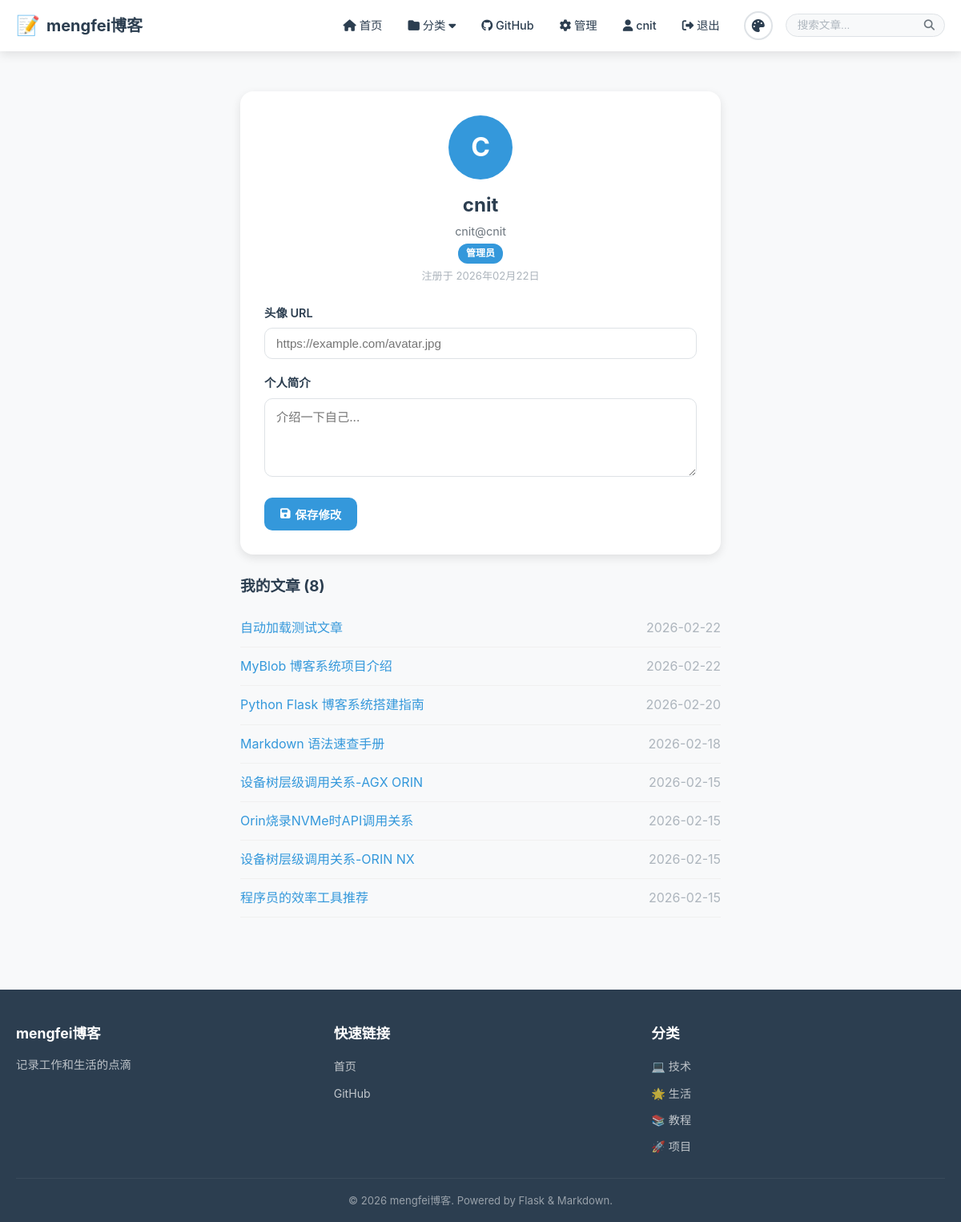
Screenshot of /profile (signed in) with the database file from the repository.
### models/__init__.py (models this page shows, shortened)
class User(UserMixin, db.Model):
    __tablename__ = 'users'
    id = db.Column(db.Integer, primary_key=True)
    username = db.Column(db.String(80), unique=True, nullable=False, index=True)
    email = db.Column(db.String(120), unique=True, nullable=False, index=True)
    password_hash = db.Column(db.String(256), nullable=False)
    avatar = db.Column(db.String(256), default='')
    bio = db.Column(db.Text, default='')
    is_admin = db.Column(db.Boolean, default=False)
    theme = db.Column(db.String(20), default='light')
    created_at = db.Column(db.DateTime, default=datetime.utcnow)
    posts = db.relationship('Post', backref='author', lazy='dynamic')

class Post(db.Model):
    __tablename__ = 'posts'
    id = db.Column(db.Integer, primary_key=True)
    title = db.Column(db.String(200), nullable=False)
    slug = db.Column(db.String(200), unique=True, nullable=False)
    content = db.Column(db.Text, nullable=False)
    summary = db.Column(db.Text, default='')
    cover_image = db.Column(db.String(256), default='')
    is_published = db.Column(db.Boolean, default=True)
    is_from_file = db.Column(db.Boolean, default=False)
    file_path = db.Column(db.String(500), default='')
    view_count = db.Column(db.Integer, default=0)
    created_at = db.Column(db.DateTime, default=datetime.utcnow, index=True)
    updated_at = db.Column(db.DateTime, default=datetime.utcnow, onupdate=datetime.utcnow)
    author_id = db.Column(db.Integer, db.ForeignKey('users.id'))
    categories = db.relationship('Category', secondary=post_categories,
                                  backref=db.backref('posts', lazy='dynamic'))

class Category(db.Model):
    __tablename__ = 'categories'
    id = db.Column(db.Integer, primary_key=True)
    name = db.Column(db.String(50), unique=True, nullable=False)
    slug = db.Column(db.String(50), unique=True, nullable=False)
    description = db.Column(db.Text, default='')
    color = db.Column(db.String(7), default='#3498db')
    icon = db.Column(db.String(50), default='📁')
    order = db.Column(db.Integer, default=0)
    created_at = db.Column(db.DateTime, default=datetime.utcnow)

### app.py (the view, shortened to what this page needs)
    @app.route('/profile', methods=['GET', 'POST'])
    @login_required
    def profile():
        return render_template('profile.html')

### templates/profile.html (shortened to what this page needs)
{% extends "base.html" %}
{% block content %}
<div class="container">
    <div class="profile-container">
        <div class="profile-card">
            <div class="profile-header">
                <div class="profile-avatar">
                    {% if current_user.avatar %}
                    <img src="{{ current_user.avatar }}" alt="{{ current_user.username }}">
                    {% else %}
                    <div class="avatar-placeholder">
                        {{ current_user.username[0]|upper }}
                    </div>
                    {% endif %}
                </div>
                <h2>{{ current_user.username }}</h2>
                <p class="profile-email">{{ current_user.email }}</p>
                {% if current_user.is_admin %}
                <span class="badge badge-primary">管理员</span>
                {% endif %}
                <p class="profile-date">注册于 {{ current_user.created_at.strftime('%Y年%m月%d日') }}</p>
            </div>
            <form method="POST" class="profile-form">
                <div class="form-group">
                    <label for="avatar">头像 URL</label>
                    <input type="url" id="avatar" name="avatar" class="form-control"
                           value="{{ current_user.avatar }}" placeholder="https://example.com/avatar.jpg">
                </div>
                <div class="form-group">
                    <label for="bio">个人简介</label>
                    <textarea id="bio" name="bio" class="form-control" rows="4"
                              placeholder="介绍一下自己...">{{ current_user.bio }}</textarea>
                </div>
                <button type="submit" class="btn btn-primary">
                    <i class="fas fa-save"></i> 保存修改
                </button>
            </form>
        </div>
        {% if current_user.is_admin %}
        <div class="profile-section">
            <h3>我的文章 ({{ current_user.posts.count() }})</h3>
            <div class="profile-posts">
                {% for post in current_user.posts.order_by(None).limit(10).all() %}
                <div class="profile-post-item">
                    <a href="{{ url_for('view_post', slug=post.slug) }}">{{ post.title }}</a>
                    <span class="text-muted">{{ post.created_at.strftime('%Y-%m-%d') }}</span>
                </div>
                {% endfor %}
            </div>
        </div>
        {% endif %}
    </div>
</div>
{% endblock %}

### templates/base.html (shortened to what this page needs)
<!DOCTYPE html>
<html lang="zh-CN" data-theme="{{ current_theme }}">
<head>
    <link rel="stylesheet" href="{{ url_for('static', filename='css/style.css') }}">
    <link rel="stylesheet" href="{{ url_for('static', filename='css/markdown.css') }}">
    <link rel="stylesheet" href="https://cdnjs.cloudflare.com/ajax/libs/font-awesome/6.5.0/css/all.min.css">
</head>
<body>
    <nav class="navbar">
        <div class="container nav-container">
            <a href="{{ url_for('index') }}" class="nav-brand">
                <span class="brand-icon">📝</span>
                <span class="brand-text">{{ blog_title }}</span>
            </a>
            <div class="nav-menu" id="navMenu">
                <div class="nav-links">
                    <a href="{{ url_for('index') }}" class="nav-link {% if request.endpoint == 'index' %}active{% endif %}">
                        <i class="fas fa-home"></i> 首页
                    </a>
                    <div class="nav-dropdown">
                        <a href="#" class="nav-link dropdown-toggle">
                            <i class="fas fa-folder"></i> 分类 <i class="fas fa-caret-down"></i>
                        </a>
                    </div>
                    <a href="{{ url_for('github_page') }}" class="nav-link {% if request.endpoint == 'github_page' %}active{% endif %}">
                        <i class="fab fa-github"></i> GitHub
                    </a>
                    {% if current_user.is_authenticated %}
                        {% if current_user.is_admin %}
                        <a href="{{ url_for('admin_dashboard') }}" class="nav-link">
                            <i class="fas fa-cog"></i> 管理
                        </a>
                        {% endif %}
                        <a href="{{ url_for('profile') }}" class="nav-link">
                            <i class="fas fa-user"></i> {{ current_user.username }}
                        </a>
                        <a href="{{ url_for('logout') }}" class="nav-link">
                            <i class="fas fa-sign-out-alt"></i> 退出
                        </a>
                    {% endif %}
                </div>
                <div class="theme-switcher">
                    <button class="theme-btn" id="themeToggle" title="切换主题">
                        <i class="fas fa-palette"></i>
                    </button>
                </div>
                <form class="search-form" action="{{ url_for('index') }}" method="get">
                    <div class="search-input-wrapper">
                        <input type="text" name="q" placeholder="搜索文章..."
                               value="{{ request.args.get('q', '') }}" class="search-input">
                        <button type="submit" class="search-btn">
                            <i class="fas fa-search"></i>
                        </button>
                    </div>
                </form>
            </div>
        </div>
    </nav>
    <main class="main-content">
        {% block content %}{% endblock %}
    </main>
    <footer class="footer">
        <div class="container">
            <div class="footer-content">
                <div class="footer-section">
                    <h3>{{ blog_title }}</h3>
                    <p>{{ blog_subtitle }}</p>
                </div>
                <div class="footer-section">
                    <h3>快速链接</h3>
                    <ul>
                        <li><a href="{{ url_for('index') }}">首页</a></li>
                        <li><a href="{{ url_for('github_page') }}">GitHub</a></li>
                    </ul>
                </div>
                <div class="footer-section">
                    <h3>分类</h3>
                    <ul>
                        {% for cat in all_categories[:5] %}
                        <li><a href="{{ url_for('view_category', slug=cat.slug) }}">{{ cat.icon }} {{ cat.name }}</a></li>
                        {% endfor %}
                    </ul>
                </div>
            </div>
            <div class="footer-bottom">
                <p>&copy; {{ current_year }} {{ blog_title }}. Powered by Flask & Markdown.</p>
            </div>
        </div>
    </footer>
</body>
</html>

### rows the page displays
User: username "cnit", username "C", email "cnit@cnit", created_at "2026年02月22日"
Post: title "自动加载测试文章", created_at "2026-02-22"
Post: title "MyBlob 博客系统项目介绍", created_at "2026-02-22"
Post: title "Python Flask 博客系统搭建指南", created_at "2026-02-20"
Post: title "Markdown 语法速查手册", created_at "2026-02-18"
Post: title "设备树层级调用关系-AGX ORIN", created_at "2026-02-15"
Post: title "Orin烧录NVMe时API调用关系", created_at "2026-02-15"
Post: title "设备树层级调用关系-ORIN NX", created_at "2026-02-15"
Post: title "程序员的效率工具推荐", created_at "2026-02-15"
Category: icon "💻", name "技术"
Category: icon "🌟", name "生活"
Category: icon "📚", name "教程"
Category: icon "🚀", name "项目"

### other values shown
{{ blog_title }} "mengfei博客"
{{ current_user.posts.count() }} "8"
{{ blog_subtitle }} "记录工作和生活的点滴"
